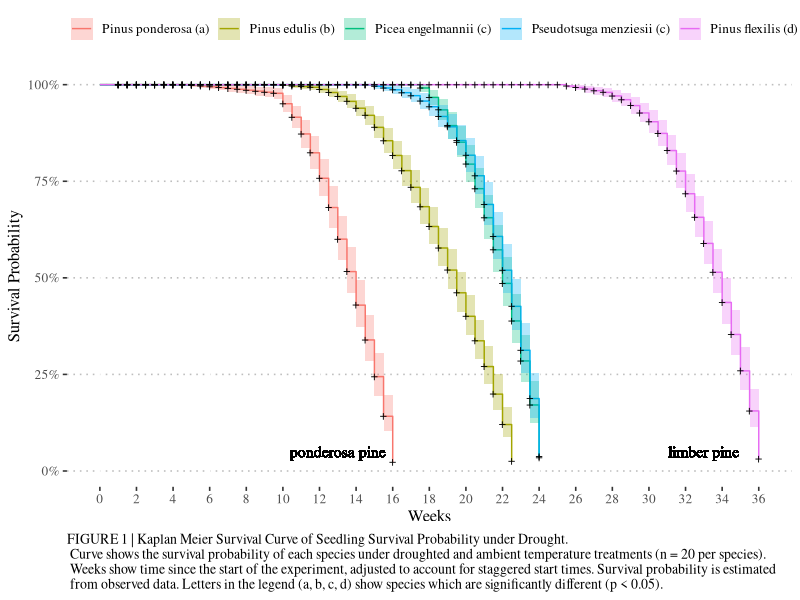
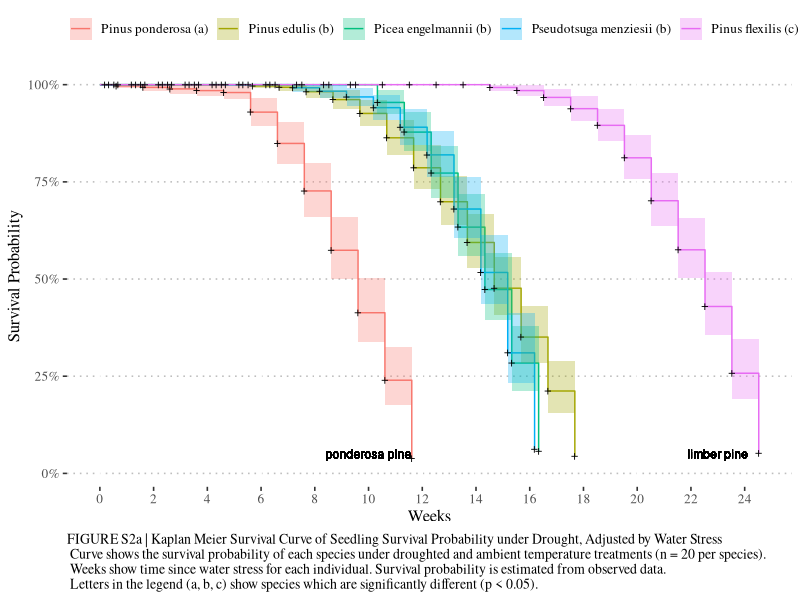
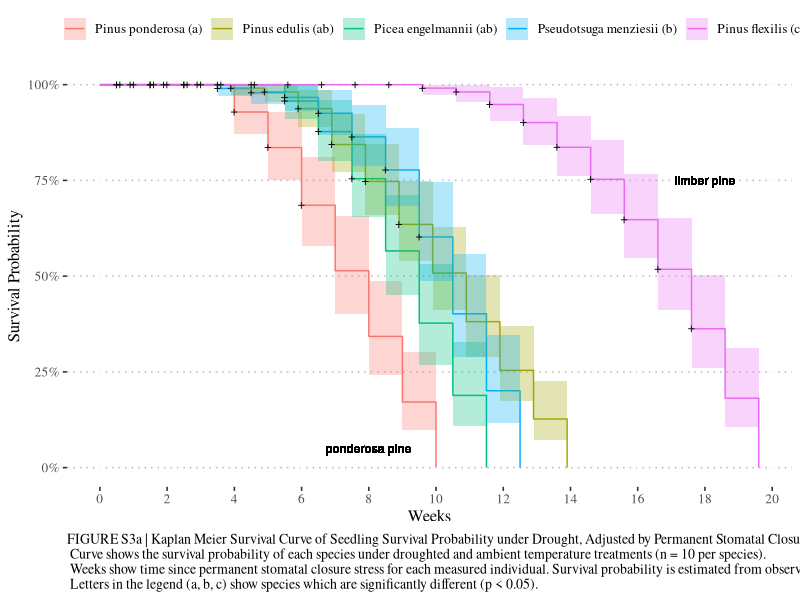
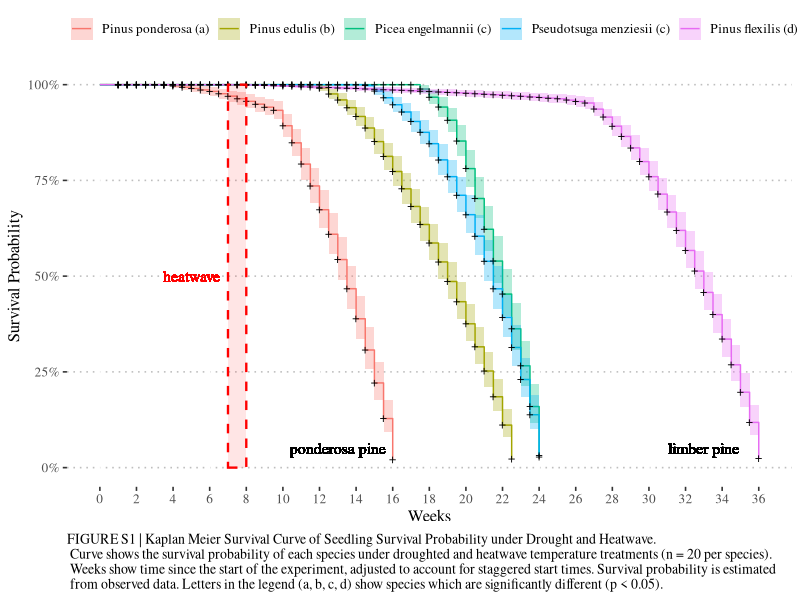
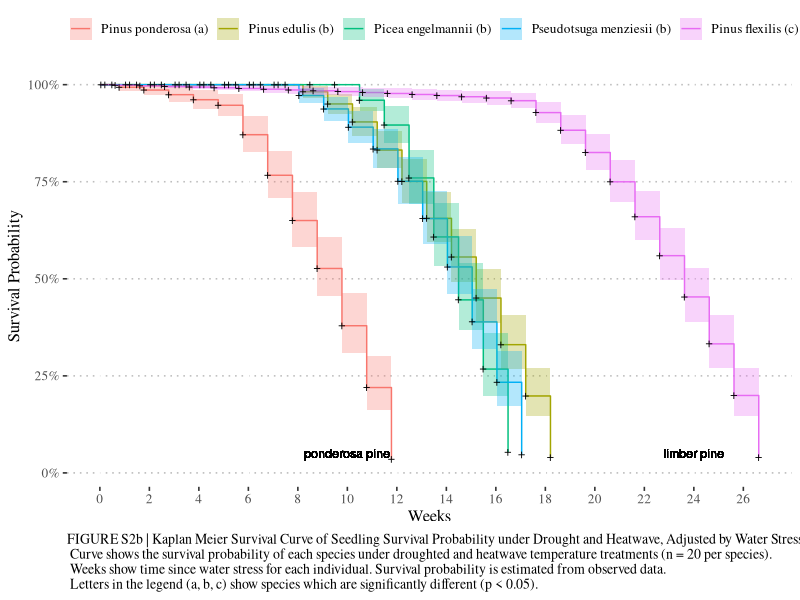
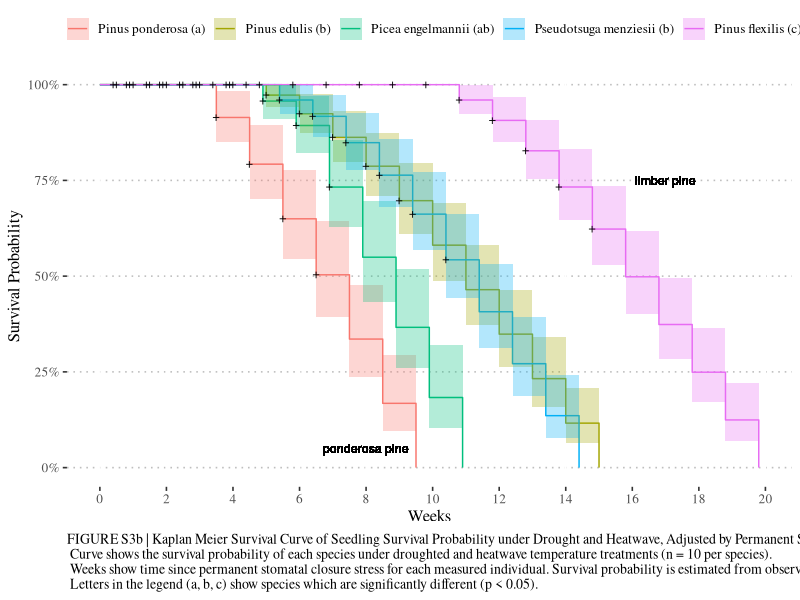
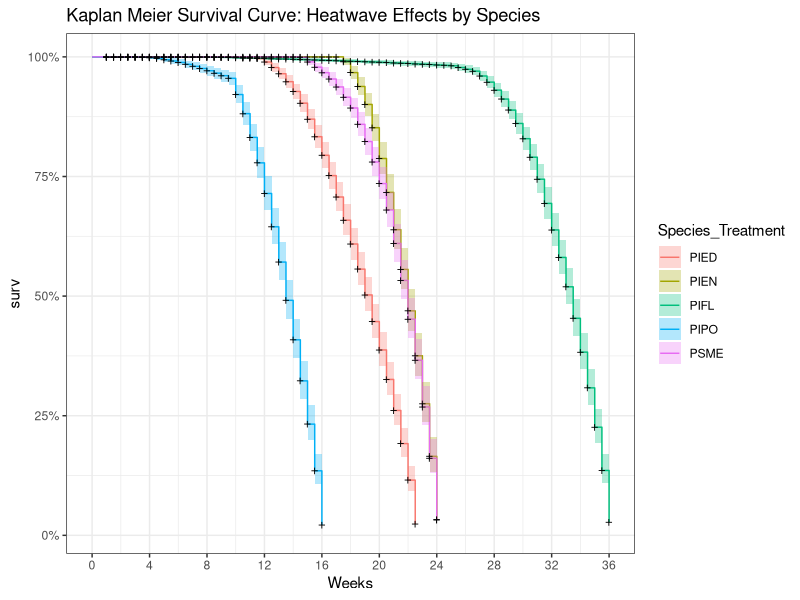

Reproduce these figures in R, in order. (Note: this script raises an error after producing the figures.)
#kaplan meier survival curve analysis
#Alexandra Lalor
#allielalor@arizona.edu
#allielalor@gmail.com
#First created: 2022-02-01
#Last updated: 2022-08-27

#load packages
library(tidyverse)
library(survival) # core survival analysis function
library(survminer) # recommended for visualizing survival curves
library(ggplot2)
library(ggfortify)

#read CSVs
Phase1_Data_All <- read_csv("data_analysis/Phase1_Data_All.csv")

#add stress adjustments
Phase1_Data_All <- Phase1_Data_All %>% 
  mutate(WeightAdj = Week - Stress_Week_Avg_Weight,
         PorometerAdj = Week - Stress_Week_Avg_Porometer)


################################################################################
# KM curve - Ambient

Phase1_Data_All_amb <- Phase1_Data_All %>%
  mutate(Legend = ScientificName) %>% 
  mutate(Legend = ifelse(Legend == "Pinus ponderosa", "Pinus ponderosa (a)",
                ifelse(Legend == "Pinus edulis", "Pinus edulis (b)",
                       ifelse(Legend == "Picea engelmannii", "Picea engelmannii (c)",
                              ifelse(Legend == "Pseudotsuga menziesii", "Pseudotsuga menziesii (c)", "Pinus flexilis (d)")))))
Phase1_Data_All_amb$Legend <- as.factor(Phase1_Data_All_amb$Legend)
Phase1_Data_All_amb <-
  transform(Phase1_Data_All_amb, Legend = factor(Legend, levels = c("Pinus ponderosa (a)", "Pinus edulis (b)", "Picea engelmannii (c)", "Pseudotsuga menziesii (c)", "Pinus flexilis (d)")))
levels(Phase1_Data_All_amb$Legend)

# Phase1_Data_All <- 
#   transform(Phase1_Data_All, Species = factor(Species, levels = c("PIFL", "PIEN", "PSME", "PIED", "PIPO")))
# Phase1_Data_All <- 
#   transform(Phase1_Data_All, CommonName = factor(CommonName, levels = c("Ponderosa Pine", "Pinyon Pine", "Douglas fir", "Engelman Spruce", "Limber Pine")))
# Phase1_Data_All <- 
#   transform(Phase1_Data_All, ScientificName = factor(ScientificName, levels = c("Pinus ponderosa", "Pinus edulis", "Picea engelmannii", "Pseudotsuga menziesii", "Pinus flexilis")))

#filter data
Phase1_Data_All_amb <- Phase1_Data_All_amb %>% 
  filter(Treatment_temp == "Ambient")

#Kaplan Meier Survival Curve - combined
#km <- with(Phase1_Data_All, Surv(Week, Dead_Count))
km_species_fit <- survfit(Surv(Week, Dead_Count)~Legend, data = Phase1_Data_All_amb)

autoplot(km_species_fit) +
  # scale_fill_brewer(palette = "Paired") +
  # scale_color_brewer(palette = "Paired") +
  scale_x_continuous(breaks = seq(0 , 36, by = 2)) +
  # annotate("segment",
  #          x = 7, xend = 7,
  #          y = 0, yend = 1,
  #          color = "red",
  #          linetype = "dashed",
  #          size = 0.8) +
  xlab("Weeks") +
  ylab("Survival Probability") +
  geom_text(label = "ponderosa pine",
            x = 13, y = 0.05, color = "black", size = 4, family = "serif") +
  geom_text(label = "limber pine",
            x = 33, y = 0.05, color = "black", size = 4, family = "serif") +
  labs(color = "", fill = "",
       caption = "FIGURE 1 | Kaplan Meier Survival Curve of Seedling Survival Probability under Drought. \n Curve shows the survival probability of each species under droughted and ambient temperature treatments (n = 20 per species). \n Weeks show time since the start of the experiment, adjusted to account for staggered start times. Survival probability is estimated \n from observed data. Letters in the legend (a, b, c, d) show species which are significantly different (p < 0.05).") +
  theme_pubclean() +
  theme(text = element_text(family = "serif"),
        plot.caption = element_text(hjust = 0,
                                    family = "serif",
                                    #face = "bold",
                                    size = 10))

################################################################################
# KM curve - Ambient Weight

Phase1_Data_All_amb_w <- Phase1_Data_All %>%
  mutate(Legend = ScientificName) %>% 
  mutate(Legend = ifelse(Legend == "Pinus ponderosa", "Pinus ponderosa (a)",
                         ifelse(Legend == "Pinus edulis", "Pinus edulis (b)",
                                ifelse(Legend == "Picea engelmannii", "Picea engelmannii (b)",
                                       ifelse(Legend == "Pseudotsuga menziesii", "Pseudotsuga menziesii (b)", "Pinus flexilis (c)")))))
Phase1_Data_All_amb_w$Legend <- as.factor(Phase1_Data_All_amb_w$Legend)
Phase1_Data_All_amb_w <-
  transform(Phase1_Data_All_amb_w, Legend = factor(Legend, levels = c("Pinus ponderosa (a)", "Pinus edulis (b)", "Picea engelmannii (b)", "Pseudotsuga menziesii (b)", "Pinus flexilis (c)")))
levels(Phase1_Data_All_amb_w$Legend)

#adjustments
Phase1_Data_All_amb_w <- Phase1_Data_All_amb_w %>% 
  filter(WeightAdj > 0)

#filter data
Phase1_Data_All_amb_w <- Phase1_Data_All_amb_w %>% 
  filter(Treatment_temp == "Ambient")

#KM curve
#km_stress_w <- with(Phase1_Data_All, Surv(Stress_Week_Avg_Weight, Dead_Count))
km_species_fit_stress_w <- survfit(Surv(WeightAdj, Dead_Count)~Legend, data = Phase1_Data_All_amb_w)


autoplot(km_species_fit_stress_w) +
  scale_x_continuous(breaks = seq(0 , 26, by = 2)) +
  xlab("Weeks") +
  ylab("Survival Probability") +
  geom_text(label = "ponderosa pine",
            x = 10, y = 0.05, color = "black", size = 3) +
  geom_text(label = "limber pine",
            x = 23, y = 0.05, color = "black", size = 3) +
  labs(color = "", fill = "",
       caption = "FIGURE S2a | Kaplan Meier Survival Curve of Seedling Survival Probability under Drought, Adjusted by Water Stress \n Curve shows the survival probability of each species under droughted and ambient temperature treatments (n = 20 per species). \n Weeks show time since water stress for each individual. Survival probability is estimated from observed data. \n Letters in the legend (a, b, c) show species which are significantly different (p < 0.05).") +
  theme_pubclean() +
  theme(text = element_text(family = "serif"),
        plot.caption = element_text(hjust = 0,
                                    family = "serif",
                                    size = 10))

################################################################################
# KM curve - Ambient Porometer

Phase1_Data_All_amb_p <- Phase1_Data_All %>%
  mutate(Legend = ScientificName) %>% 
  mutate(Legend = ifelse(Legend == "Pinus ponderosa", "Pinus ponderosa (a)",
                         ifelse(Legend == "Pinus edulis", "Pinus edulis (ab)",
                                ifelse(Legend == "Picea engelmannii", "Picea engelmannii (ab)",
                                       ifelse(Legend == "Pseudotsuga menziesii", "Pseudotsuga menziesii (b)", "Pinus flexilis (c)")))))
Phase1_Data_All_amb_p$Legend <- as.factor(Phase1_Data_All_amb_p$Legend)
Phase1_Data_All_amb_p <-
  transform(Phase1_Data_All_amb_p, Legend = factor(Legend, levels = c("Pinus ponderosa (a)", "Pinus edulis (ab)", "Picea engelmannii (ab)", "Pseudotsuga menziesii (b)", "Pinus flexilis (c)")))
levels(Phase1_Data_All_amb_p$Legend)

#adjustments
Phase1_Data_All_amb_p <- Phase1_Data_All_amb_p %>% 
  filter(PorometerAdj > 0)

#filter data
Phase1_Data_All_amb_p <- Phase1_Data_All_amb_p %>% 
  filter(Treatment_temp == "Ambient")

#KM curve
#km_stress_p <- with(Phase1_Data_All, Surv(Stress_to_Dead_Porometer, Dead_Count))
km_species_fit_stress_p <- survfit(Surv(PorometerAdj, Dead_Count)~Legend, data = Phase1_Data_All_amb_p)


autoplot(km_species_fit_stress_p) +
  scale_x_continuous(breaks = seq(0 , 20, by = 2)) +
  xlab("Weeks") +
  ylab("Survival Probability") +
  geom_text(label = "ponderosa pine",
            x = 8, y = 0.05, color = "black", size = 3) +
  geom_text(label = "limber pine",
            x = 18, y = 0.75, color = "black", size = 3) +
  labs(color = "", fill = "",
       caption = "FIGURE S3a | Kaplan Meier Survival Curve of Seedling Survival Probability under Drought, Adjusted by Permanent Stomatal Closure Stress \n Curve shows the survival probability of each species under droughted and ambient temperature treatments (n = 10 per species). \n Weeks show time since permanent stomatal closure stress for each measured individual. Survival probability is estimated from observed data. \n Letters in the legend (a, b, c) show species which are significantly different (p < 0.05).") +
  theme_pubclean() +
  theme(text = element_text(family = "serif"),
        plot.caption = element_text(hjust = 0,
                                    family = "serif",
                                    size = 10))


################################################################################
################################################################################
# KM curve - Heatwave

Phase1_Data_All_hw <- Phase1_Data_All %>%
  mutate(Legend = ScientificName) %>% 
  mutate(Legend = ifelse(Legend == "Pinus ponderosa", "Pinus ponderosa (a)",
                         ifelse(Legend == "Pinus edulis", "Pinus edulis (b)",
                                ifelse(Legend == "Picea engelmannii", "Picea engelmannii (c)",
                                       ifelse(Legend == "Pseudotsuga menziesii", "Pseudotsuga menziesii (c)", "Pinus flexilis (d)")))))
Phase1_Data_All_hw$Legend <- as.factor(Phase1_Data_All_hw$Legend)
Phase1_Data_All_hw <-
  transform(Phase1_Data_All_hw, Legend = factor(Legend, levels = c("Pinus ponderosa (a)", "Pinus edulis (b)", "Picea engelmannii (c)", "Pseudotsuga menziesii (c)", "Pinus flexilis (d)")))
levels(Phase1_Data_All_hw$Legend)

#filter data
Phase1_Data_All_hw <- Phase1_Data_All_hw %>% 
  filter(Treatment_temp == "Ambient_HW")

#Kaplan Meier Survival Curve - combined
#km <- with(Phase1_Data_All, Surv(Week, Dead_Count))
km_species_fit <- survfit(Surv(Week, Dead_Count)~Legend, data = Phase1_Data_All_hw)

autoplot(km_species_fit) +
  # scale_fill_brewer(palette = "Paired") +
  # scale_color_brewer(palette = "Paired") +
  scale_x_continuous(breaks = seq(0 , 36, by = 2)) +
  annotate("rect",
           xmin = 7, xmax = 8,
           ymin = 0, ymax = 1,
           color = "red",
           fill = "red",
           linetype = "dashed",
           size = 0.8,
           alpha = 0.1) +
  geom_text(label = "heatwave",
            x = 5, y = 0.5, color = "red", size = 4, family = "serif") +
  xlab("Weeks") +
  ylab("Survival Probability") +
  geom_text(label = "ponderosa pine",
            x = 13, y = 0.05, color = "black", size = 4, family = "serif") +
  geom_text(label = "limber pine",
            x = 33, y = 0.05, color = "black", size = 4, family = "serif") +
  labs(color = "", fill = "",
       caption = "FIGURE S1 | Kaplan Meier Survival Curve of Seedling Survival Probability under Drought and Heatwave. \n Curve shows the survival probability of each species under droughted and heatwave temperature treatments (n = 20 per species). \n Weeks show time since the start of the experiment, adjusted to account for staggered start times. Survival probability is estimated \n from observed data. Letters in the legend (a, b, c, d) show species which are significantly different (p < 0.05).") +
  theme_pubclean() +
  theme(text = element_text(family = "serif"),
        plot.caption = element_text(hjust = 0,
                                    family = "serif",
                                    size = 10))

################################################################################
# KM curve - Heatwave Weight

Phase1_Data_All_hw_w <- Phase1_Data_All %>%
  mutate(Legend = ScientificName) %>% 
  mutate(Legend = ifelse(Legend == "Pinus ponderosa", "Pinus ponderosa (a)",
                         ifelse(Legend == "Pinus edulis", "Pinus edulis (b)",
                                ifelse(Legend == "Picea engelmannii", "Picea engelmannii (b)",
                                       ifelse(Legend == "Pseudotsuga menziesii", "Pseudotsuga menziesii (b)", "Pinus flexilis (c)")))))
Phase1_Data_All_hw_w$Legend <- as.factor(Phase1_Data_All_hw_w$Legend)
Phase1_Data_All_hw_w <-
  transform(Phase1_Data_All_hw_w, Legend = factor(Legend, levels = c("Pinus ponderosa (a)", "Pinus edulis (b)", "Picea engelmannii (b)", "Pseudotsuga menziesii (b)", "Pinus flexilis (c)")))
levels(Phase1_Data_All_hw_w$Legend)

#adjustments
Phase1_Data_All_hw_w <- Phase1_Data_All_hw_w %>% 
  filter(WeightAdj > 0)

#filter data
Phase1_Data_All_hw_w <- Phase1_Data_All_hw_w %>% 
  filter(Treatment_temp == "Ambient_HW")

#KM curve
#km_stress_w <- with(Phase1_Data_All, Surv(Stress_Week_Avg_Weight, Dead_Count))
km_species_fit_stress_w <- survfit(Surv(WeightAdj, Dead_Count)~Legend, data = Phase1_Data_All_hw_w)


autoplot(km_species_fit_stress_w) +
  scale_x_continuous(breaks = seq(0 , 26, by = 2)) +
  xlab("Weeks") +
  ylab("Survival Probability") +
  geom_text(label = "ponderosa pine",
            x = 10, y = 0.05, color = "black", size = 3) +
  geom_text(label = "limber pine",
            x = 24, y = 0.05, color = "black", size = 3) +
  labs(color = "", fill = "",
       caption = "FIGURE S2b | Kaplan Meier Survival Curve of Seedling Survival Probability under Drought and Heatwave, Adjusted by Water Stress \n Curve shows the survival probability of each species under droughted and heatwave temperature treatments (n = 20 per species). \n Weeks show time since water stress for each individual. Survival probability is estimated from observed data. \n Letters in the legend (a, b, c) show species which are significantly different (p < 0.05).") +
  theme_pubclean() +
  theme(text = element_text(family = "serif"),
        plot.caption = element_text(hjust = 0,
                                    family = "serif",
                                    size = 10))

################################################################################
# KM curve - Heatwave Porometer

Phase1_Data_All_hw_p <- Phase1_Data_All %>%
  mutate(Legend = ScientificName) %>% 
  mutate(Legend = ifelse(Legend == "Pinus ponderosa", "Pinus ponderosa (a)",
                         ifelse(Legend == "Pinus edulis", "Pinus edulis (b)",
                                ifelse(Legend == "Picea engelmannii", "Picea engelmannii (ab)",
                                       ifelse(Legend == "Pseudotsuga menziesii", "Pseudotsuga menziesii (b)", "Pinus flexilis (c)")))))
Phase1_Data_All_hw_p$Legend <- as.factor(Phase1_Data_All_hw_p$Legend)
Phase1_Data_All_hw_p <-
  transform(Phase1_Data_All_hw_p, Legend = factor(Legend, levels = c("Pinus ponderosa (a)", "Pinus edulis (b)", "Picea engelmannii (ab)", "Pseudotsuga menziesii (b)", "Pinus flexilis (c)")))
levels(Phase1_Data_All_hw_p$Legend)

#adjustments
Phase1_Data_All_hw_p <- Phase1_Data_All_hw_p %>% 
  filter(PorometerAdj > 0)

#filter data
Phase1_Data_All_hw_p <- Phase1_Data_All_hw_p %>% 
  filter(Treatment_temp == "Ambient_HW")

#KM curve
km_species_fit_stress_p <- survfit(Surv(PorometerAdj, Dead_Count)~Legend, data = Phase1_Data_All_hw_p)


autoplot(km_species_fit_stress_p) +
  scale_x_continuous(breaks = seq(0 , 20, by = 2)) +
  xlab("Weeks") +
  ylab("Survival Probability") +
  geom_text(label = "ponderosa pine",
            x = 8, y = 0.05, color = "black", size = 3) +
  geom_text(label = "limber pine",
            x = 17, y = 0.75, color = "black", size = 3) +
  labs(color = "", fill = "",
       caption = "FIGURE S3b | Kaplan Meier Survival Curve of Seedling Survival Probability under Drought and Heatwave, Adjusted by Permanent Stomatal Closure Stress \n Curve shows the survival probability of each species under droughted and heatwave temperature treatments (n = 10 per species). \n Weeks show time since permanent stomatal closure stress for each measured individual. Survival probability is estimated from observed data. \n Letters in the legend (a, b, c) show species which are significantly different (p < 0.05).") +
  theme_pubclean() +
  theme(text = element_text(family = "serif"),
        plot.caption = element_text(hjust = 0,
                                    family = "serif",
                                    size = 10))

################################################################################

#Kaplan Meier Survival Curve - separated by treatment
km_treatment_fit <- survfit(Surv(Week, Dead_Count)~Species, data=Phase1_Data_All)
summary(km_treatment_fit)

autoplot(km_treatment_fit) +
  # scale_fill_brewer(palette = "Paired") +
  # scale_color_brewer(palette = "Paired") +
  scale_x_continuous(breaks = seq(0 , 36, by = 4)) +
  # annotate("segment",
  #          x = 7, xend = 7,
  #          y = 0, yend = 1,
  #          color = "red",
  #          linetype = "dashed",
  #          size = 0.8) +
  # geom_text(label = "Heatwave",
  #           x = 5, y = 0.78, color = "red", size = 3) +
  xlab("Weeks") +
  #ylab("Survivorship") +
  labs(title = "Kaplan Meier Survival Curve: Heatwave Effects by Species",
       color = "Species_Treatment", fill = "Species_Treatment") +
  theme_bw()



#Kaplan Meier Survival Curve - separated by treatment - STRESS WEEK

Phase1_Data_Weight <- read.csv("data_analysis/Phase1_Data_Weight.csv")

km_treatment_fit_stress <- survfit(Surv(Stress_Week_Start, Dead_Count)~Heatwave_graph, data=Phase1_Data_Weight)

km_treatment_fit_stress <- survfit(Surv(Stress_to_Dead_Weight, Dead_Count)~CommonName, data=Phase1_Data_Weight)


autoplot(km_treatment_fit_stress) +
  scale_fill_brewer(palette = "Paired") +
  scale_color_brewer(palette = "Paired") +
  scale_x_continuous(breaks = seq(0 , 36, by = 4)) +
  xlab("Weeks after Stress Point") +
  #ylab("Survivorship") +
  labs(title = "Kaplan Meier Survival Curve: Heatwave Effects by Species",
       color = "Species_Treatment", fill = "Species_Treatment") +
  theme_pubclean()



#################################################################################
heatwave_summary <- read_csv("data_analysis/heatwave_summary.csv")
heatwave_summary_d <- read_csv("data_analysis/anova_Dead_Week.csv")
heatwave_summary_w <- read_csv("data_analysis/anova_Dead_Week_Weight.csv")
heatwave_summary_p <- read_csv("data_analysis/anova_Dead_Week_Porometer.csv")

heatwave_summary_CI <- heatwave_summary %>% 
  filter(Treatment_temp == "Ambient") %>% 
  select(c("Species", "Treatment_temp", "half_width"))

#merge and factor levels
heatwave_summary_d <- merge(heatwave_summary_d, heatwave_summary_CI, by = "Species")
heatwave_summary_d <- 
  transform(heatwave_summary_d, Species = factor(Species, levels = c("PIFL", "PIEN", "PSME", "PIED", "PIPO")))
heatwave_summary_d <- heatwave_summary_d %>% 
  group_by(Species) %>% 
  summarize(Mean = mean(Ambient, na.rm = T),
            CI_lower_mean = Mean - half_width,
            CI_upper_mean = Mean + half_width)

heatwave_summary_w <- merge(heatwave_summary_w, heatwave_summary_CI, by = "Species")
heatwave_summary_w <- 
  transform(heatwave_summary_w, Species = factor(Species, levels = c("PIFL", "PIEN", "PSME", "PIED", "PIPO")))
heatwave_summary_w <- heatwave_summary_w %>% 
  group_by(Species) %>% 
  summarize(Mean = mean(Ambient, na.rm = T),
            CI_lower_mean = Mean - half_width,
            CI_upper_mean = Mean + half_width)

heatwave_summary_p <- merge(heatwave_summary_p, heatwave_summary_CI, by = "Species")
heatwave_summary_p <- 
  transform(heatwave_summary_p, Species = factor(Species, levels = c("PIFL", "PIEN", "PSME", "PIED", "PIPO")))
heatwave_summary_p <- heatwave_summary_p %>% 
  group_by(Species) %>% 
  summarize(Mean = mean(Ambient, na.rm = T),
            CI_lower_mean = Mean - half_width,
            CI_upper_mean = Mean + half_width)



heatwave_summary_d %>% 
  ggplot(aes(x = Mean,
             y = Species,
             color = Species)) +
  geom_point() +
  xlim(0,36) +
  #scale_x_continuous(breaks = seq(0 , 36, by = 4)) +
  xlab("Mean Death Date, 95% C.I.") +
  ylab("Species") +
  labs(title = "Death Date") +
  geom_errorbar(aes(xmin = CI_lower_mean, 
                    xmax = CI_upper_mean)) +
  theme_minimal() +
  theme(legend.position = "none")

################################################################################

Phase1_Data_Avg <- Phase1_Data %>% 
  #filter(SpeciesID != "PIFL16") %>%
  group_by(Species, Treatment_temp, Treatment_water, Week) %>%
  summarize(Dead_Count = sum(Dead_Count))
Phase1_Data_Avg <- Phase1_Data_Avg %>% 
  mutate(Live_Count = 20 - Dead_Count,
         Survivorship = ((Live_Count/20)*100))

Phase1_Data_Avg %>% 
  filter(Treatment_water == "Drought", !is.na(Dead_Count)) %>% 
  group_by(Species, Treatment_temp) %>% 
  ggplot(aes(x = Week,
             y = Survivorship,
             color = Treatment_temp)) +
  geom_point() +
  geom_line() +
  facet_wrap(~Species) +
  theme_minimal() +
  scale_color_discrete(direction = -1)

Phase1_Data_Avg %>% 
  filter(Treatment_water == "Drought", !is.na(Dead_Count)) %>% 
  group_by(Species, Treatment_temp) %>% 
  ggplot(aes(x = Week,
             y = Survivorship,
             color = Species,
             fill = Treatment_temp)) +
  geom_point() +
  geom_line() +
  #facet_wrap(~Species) +
  theme_minimal() +
  scale_color_discrete(direction = -1)

###################################################################################
#read csv
Phase1_Data_All <- read_csv("data_analysis/Phase1_Data_All.csv")

#factor levels
# Phase1_Data_All <- 
#   transform(Phase1_Data_All, Species = factor(Species, levels = c("PIPO", "PIED", "PSME", "PIEN", "PIFL")))
Phase1_Data_All <- 
  transform(Phase1_Data_All, Species = factor(Species, levels = c("PIFL", "PIEN", "PSME", "PIED", "PIPO")))

Dead_Week <- read_csv("data_analysis/Dead_Week.csv")
Dead_Week_Weight <- read_csv("data_analysis/Dead_Week_Weight.csv")
Dead_Week_Porometer <- read_csv("data_analysis/anova_Dead_Week_Porometer.csv")


#histogram
Dead_Week %>% 
  group_by(Species, Treatment_temp) %>% 
  ggplot(aes(x = Dead_Week,
             fill = Treatment_temp)) +
  geom_histogram(binwidth = 1) +
  scale_fill_discrete(direction = -1) +
  #ylim(0, 12.5) +
  xlim(0, 40) +
  facet_grid(reorder(Species, Dead_Week, mean) ~ Treatment_temp) +
  theme_minimal()


#boxplot
Dead_Week %>% 
  group_by(Species, Treatment_temp) %>% 
  arrange(Dead_Week) %>% 
  #filter(Species == "PIFL") %>% 
  ggplot(aes(x = Dead_Week,
             y = Species,
             fill = Treatment_temp)) +
  geom_boxplot() +
  xlim(0, 40) +
  ylab("Species") +
  xlab("Dead Week") +
  annotate("rect",
           xmin = 7, xmax = 8,
           ymin = 0, ymax = 6,
           color = "red",
           linetype = "dashed",
           size = 0.4,
           fill = "red",
           alpha = 0.3) +
  theme_minimal() +
  scale_fill_discrete(direction = -1)
